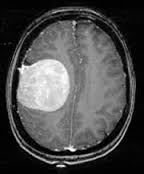
%> input picture 1.jpg, 144 x 174 px
$ octave --eval "result = base_code('1.jpg');"   (GNU Octave 9; MATLAB toolbox functions it lacks are replaced by stand-ins)
%> lines starting %> are read from the running program, lines starting %| are printed output that depends on the picture
### image_block.m
function ca = image_block(image_rgb,ss)


rgbImage = image_rgb;%imread('d_s3.jpg');

set(gcf, 'units','normalized','outerposition',[0 0 1 1]);
drawnow;
% Get the dimensions of the image.  numberOfColorBands should be = 3.
[rows columns numberOfColorBands] = size(rgbImage)

%==========================================================================
% The first way to divide an image up into blocks is by using mat2cell().
blockSizeR = ss; % Rows in block.
blockSizeC = ss; % Columns in block.

% Figure out the size of each block in rows.
% Most will be blockSizeR but there may be a remainder amount of less than that.
wholeBlockRows = floor(rows / blockSizeR);
blockVectorR = [blockSizeR * ones(1, wholeBlockRows), rem(rows, blockSizeR)];
% Figure out the size of each block in columns.
wholeBlockCols = floor(columns / blockSizeC);
blockVectorC = [blockSizeC * ones(1, wholeBlockCols), rem(columns, blockSizeC)];

% Create the cell array, ca.
% Each cell (except for the remainder cells at the end of the image)
% in the array contains a blockSizeR by blockSizeC by 3 color array.
% This line is where the image is actually divided up into blocks.
if numberOfColorBands > 1
	% It's a color image.
	ca = mat2cell(rgbImage, blockVectorR, blockVectorC, numberOfColorBands);
else
	ca = mat2cell(rgbImage, blockVectorR, blockVectorC);
end


end

### base_code.m
function  [Precision Recall FMeasure accuracy denoise_img without_skull_img]=base_code(FileName)
%> called with FileName = '1.jpg'
[FileName,PathName] = uigetfile('*.jpg','Select the MRI Image');
%> the answer given: 1.jpg
img_ = double(imread(FileName));
%> img_: size 174x144x3 double; min 0, max 255, mean 75.9; mean of the top-left, top-right, bottom-left and bottom-right quarters 85, 65.2, 87.1, 66.3
figure(1);
imshow(uint8(img_));
img_
%--------RGB 2 grayimage-------------------------

for i=1:size(img_,1)

    for j=1:size(img_,2)

           gray(i,j) = img_(i,j,1)*(0.3) +img_(i,j,2)*(29/50) +img_(i,j,3)*(0.11);

    end
end
img_org = rgb2gray(img_);
% figure(2);
% imshow(uint8(img_org));


prob_density = pdf('normal',img_org,0,1);
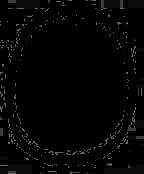
%> prob_density: size 174x144 double; min 0, max 0.399, mean 0.0171

b=0.4;

for i=1:size(img_org,1)
    for j=1:size(img_org,2)
       % for k=1:size(img_org,3)

            r_open(i,j) = prob_density(i,j)-prob_density(i,j)*b;

            r_close(i,j) = prob_density(i,j)*b-prob_density(i,j);

    end
end
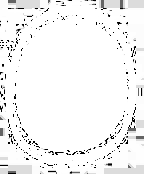
%> r_close: size 174x144 double; min -0.239, max 0, mean -0.0103; drawn with min black and max white
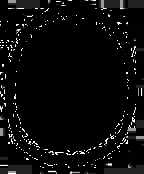
%> r_open: size 174x144 double; min 0, max 0.239, mean 0.0103; drawn with min black and max white

%--------Find noise in the image-------------------------
T=0.5;
for i=1:size(img_org,1)
    for j=1:size(img_org,2)
       % for k=1:size(img_org,3)

           if r_open(i,j) >= T   % salt part of image

               S(i,j)=1;%-prob_density(i,j,k)*b;
           elseif r_close(i,j) >= T  % pepper part of image

               S(i,j)=-1;

           else                            % nonoise in image
               S(i,j)=0;
           end

       % end
    end
end
%> S: size 174x144 double; every value is 0


%---------------Median filter--------------------------

ca = image_block(gray);
%> the run ends on the next line


filter_matrix = zeros(3,3);

filter_matrix(2,2) = max(max(gray));

caa = reshape(gray, 1, size(gray,1)*size(gray,2));

caa = unique(caa);

[C I]=sort(caa,'descend');

filter_matrix(1,2) = C(1,2);
filter_matrix(2,1) = C(1,2);
filter_matrix(2,3) = C(1,2);
filter_matrix(3,2) = C(1,2);


filter_matrix(1,1) = C(1,size(C,2));
filter_matrix(1,3) =C(1,size(C,2));
filter_matrix(3,1) = C(1,size(C,2));
filter_matrix(3,3) = C(1,size(C,2));


for i=1:size(ca,1)-1
    for j=1:size(ca,2)-1

        x = ca{i,j};

        if S(i,j)~=0

             y = x*filter_matrix;

             neighbour = zeros(1,5);


             neighbour(1,1)=y(1,2);% = C(1,2);

             neighbour(1,2)=y(2,1);%

             neighbour(1,3)=y(2,2);%

             neighbour(1,4)=y(2,3);%

             neighbour(1,5)=y(3,2);%


             [C I]=sort(neighbour,'descend');

             y(1,2)=C(1,3);
             y(2,1)=C(1,3);
             y(2,3)=C(1,3);
             y(3,2)=C(1,3);

              neighbour = zeros(1,5);


             neighbour(1,1)=y(1,1);% = C(1,2);

             neighbour(1,2)=y(1,3);%

             neighbour(1,3)=y(2,2);%

             neighbour(1,4)=y(3,1);%

             neighbour(1,5)=y(3,3);%

             [C I]=sort(neighbour,'descend');

             y(1,1)=C(1,3);
             y(1,3)=C(1,3);
             y(3,1)=C(1,3);
             y(3,3)=C(1,3);

        ca{i,j}=y;

        end

    end
end

%----------combine image-------------------------


embed_image = [];

watermark_ca_t = [];

for i = 1:size(ca,1)-1

   embed_image = [];

   count = 1;

    for j = 1:size(ca,2)-1

        t = ca{i,j};

        embed_image = horzcat(embed_image,t);

        count = count +1;


    end

        watermark_ca_t = vertcat(watermark_ca_t,embed_image);


end

figure(3);


imshow(uint8(watermark_ca_t));

denoise_img = watermark_ca_t;
%-------------------Skull Removal-------------------------------
ss=180;

watermark_ca_t= uint8(imresize(watermark_ca_t,[ss ss]));

gray_img=watermark_ca_t;
level = graythresh(watermark_ca_t)+0.08;

BW = im2bw((watermark_ca_t),level);
 figure(4);
 imshow(BW);
se = strel('square',20);
%se = strel('line',11,90);
bw2 = imdilate(BW,se);
figure(5);
imshow(BW);
 location=0;
find=0;
%for i=1:size(gray_img,1)
count=0;
for k=(ss/2):(ss/2)+10
    for i=1:size(gray_img,1)


    x=BW(k,i);

    if x~=0

        find=1;
    end
    if find == 1 && x==0

        location=i;
        count=count+1;
    end
    if count>=3
       break;
    end
    end
     if count>=3

         break;
     else
         count=0;
     end
end
% ultimateErosion = bwulterode(gray_img);
% figure(6);
% imshow(ultimateErosion);
NBW=BW;

for i=1:size(BW,1)
    for j=1:size(BW,2)-3

        x=BW(i,j);

        if x==1
            count=1;
            find=1;
            while find==1 && j>3
           NBW(i,j)=0;
           j=j+1;
           x=BW(i,j);

           if x==1
               find=1;
           elseif BW(i,j+1)==0 %&& BW(i,j+2)==0 %&& BW(i,j+3)==0
               find=0;
           end


            end

        break;

        end

    end
end
figure(7);
imshow(NBW);


for i=1:size(NBW,1)
    for j=size(NBW,2):-1:5

        x=BW(i,j);

        if x==1
            count=1;
            find=1;
            while find==1 && j>3
           NBW(i,j)=0;
           j=j-1;
           x=BW(i,j);

           if x==1
               find=1;
           elseif BW(i,j-1)==0 %&& BW(i,j-2)==0 %&& BW(i,j-3)==0
               find=0;
           end


            end

        break;

        end

    end
end

se = strel('disk',2);
%se = strel('line',11,90);
bw2 = imdilate(NBW,se);
figure(8);
imshow(bw2);

se = strel('disk',5);
% [4 lines of commented-out code are left out]
without_skull_img=bw2;
[Precision Recall FMeasure accuracy] = test_results(double(bw2));
end

$ run again, on 11.jpg
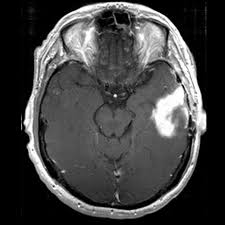
%> input picture 11.jpg, 225 x 225 px
%> after the loop in base_code, `for i=1:size(img_org,1)`:
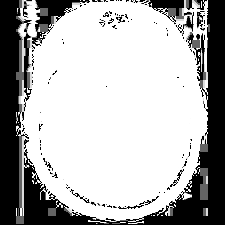
%> r_close: size 225x225 double; min -0.239, max 0, mean -0.0733; drawn with min black and max white
%> after the loop in base_code, `for i=1:size(img_org,1)`:
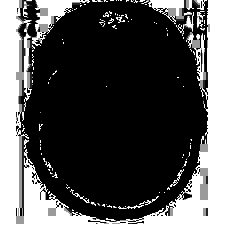
%> r_open: size 225x225 double; min 0, max 0.239, mean 0.0733; drawn with min black and max white

$ run again, on 3.jpg
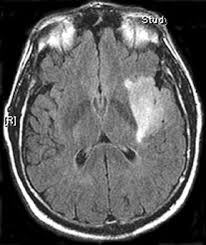
%> input picture 3.jpg, 206 x 245 px
%> after the loop in base_code, `for i=1:size(img_org,1)`:
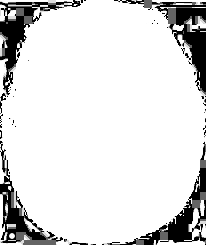
%> r_close: size 245x206 double; min -0.239, max 0, mean -0.032; drawn with min black and max white
%> after the loop in base_code, `for i=1:size(img_org,1)`:
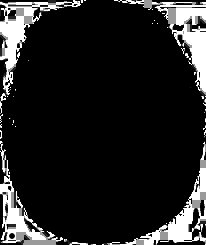
%> r_open: size 245x206 double; min 0, max 0.239, mean 0.032; drawn with min black and max white
